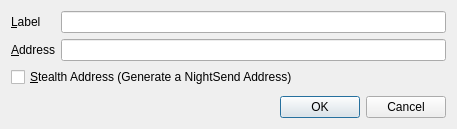
<?xml version="1.0" encoding="UTF-8"?>
<ui version="4.0">
 <class>EditAddressDialog</class>
 <widget class="QDialog" name="EditAddressDialog">
  <property name="geometry">
   <rect>
    <x>0</x>
    <y>0</y>
    <width>457</width>
    <height>129</height>
   </rect>
  </property>
  <property name="windowTitle">
   <string>Edit Address</string>
  </property>
  <layout class="QVBoxLayout" name="verticalLayout">
   <item>
    <layout class="QFormLayout" name="formLayout">
     <property name="fieldGrowthPolicy">
      <enum>QFormLayout::AllNonFixedFieldsGrow</enum>
     </property>
     <item row="0" column="0">
      <widget class="QLabel" name="label">
       <property name="text">
        <string>&amp;Label</string>
       </property>
       <property name="buddy">
        <cstring>labelEdit</cstring>
       </property>
      </widget>
     </item>
     <item row="0" column="1">
      <widget class="QLineEdit" name="labelEdit">
       <property name="toolTip">
        <string>The label associated with this address book entry</string>
       </property>
      </widget>
     </item>
     <item row="1" column="0">
      <widget class="QLabel" name="label_2">
       <property name="text">
        <string>&amp;Address</string>
       </property>
       <property name="buddy">
        <cstring>addressEdit</cstring>
       </property>
      </widget>
     </item>
     <item row="1" column="1">
      <widget class="QLineEdit" name="addressEdit">
       <property name="toolTip">
        <string>The address associated with this address book entry. This can only be modified for sending addresses.</string>
       </property>
      </widget>
     </item>
     <item row="2" column="0" colspan="2">
      <widget class="QCheckBox" name="stealthCB">
       <property name="text">
        <string>&amp;Stealth Address (Generate a NightSend Address)</string>
       </property>
      </widget>
     </item>
    </layout>
   </item>
   <item>
    <widget class="QDialogButtonBox" name="buttonBox">
     <property name="orientation">
      <enum>Qt::Horizontal</enum>
     </property>
     <property name="standardButtons">
      <set>QDialogButtonBox::Cancel|QDialogButtonBox::Ok</set>
     </property>
    </widget>
   </item>
  </layout>
 </widget>
 <resources/>
 <connections>
  <connection>
   <sender>buttonBox</sender>
   <signal>accepted()</signal>
   <receiver>EditAddressDialog</receiver>
   <slot>accept()</slot>
   <hints>
    <hint type="sourcelabel">
     <x>248</x>
     <y>254</y>
    </hint>
    <hint type="destinationlabel">
     <x>157</x>
     <y>274</y>
    </hint>
   </hints>
  </connection>
  <connection>
   <sender>buttonBox</sender>
   <signal>rejected()</signal>
   <receiver>EditAddressDialog</receiver>
   <slot>reject()</slot>
   <hints>
    <hint type="sourcelabel">
     <x>316</x>
     <y>260</y>
    </hint>
    <hint type="destinationlabel">
     <x>286</x>
     <y>274</y>
    </hint>
   </hints>
  </connection>
 </connections>
</ui>
